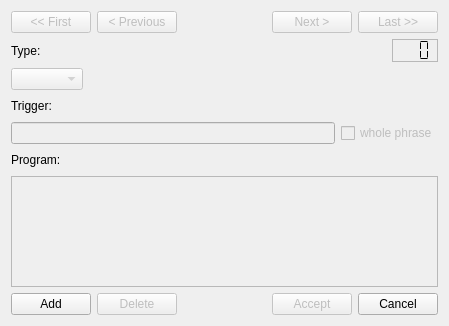
<ui version="4.0"  >
 <class>ProgramsWidget</class>
 <widget class="QWidget" name="ProgramsWidget" >
  <property name="geometry" >
   <rect>
    <x>0</x>
    <y>0</y>
    <width>449</width>
    <height>326</height>
   </rect>
  </property>
  <property name="windowTitle" >
   <string>Programs</string>
  </property>
  <layout class="QVBoxLayout" >
   <item>
    <layout class="QHBoxLayout" >
     <property name="rightMargin" >
      <number>0</number>
     </property>
     <property name="leftMargin" >
      <number>0</number>
     </property>
     <property name="topMargin" >
      <number>0</number>
     </property>
     <property name="bottomMargin" >
      <number>0</number>
     </property>
     <item>
      <widget class="QPushButton" name="firstButton" >
       <property name="enabled" >
        <bool>false</bool>
       </property>
       <property name="focusPolicy" >
        <enum>Qt::StrongFocus</enum>
       </property>
       <property name="text" >
        <string>&lt;&lt; First</string>
       </property>
      </widget>
     </item>
     <item>
      <widget class="QPushButton" name="prevButton" >
       <property name="enabled" >
        <bool>false</bool>
       </property>
       <property name="focusPolicy" >
        <enum>Qt::StrongFocus</enum>
       </property>
       <property name="text" >
        <string>&lt; Previous</string>
       </property>
      </widget>
     </item>
     <item>
      <spacer>
       <property name="orientation" >
        <enum>Qt::Horizontal</enum>
       </property>
       <property name="sizeHint" >
        <size>
         <width>40</width>
         <height>20</height>
        </size>
       </property>
      </spacer>
     </item>
     <item>
      <widget class="QPushButton" name="nextButton" >
       <property name="enabled" >
        <bool>false</bool>
       </property>
       <property name="focusPolicy" >
        <enum>Qt::StrongFocus</enum>
       </property>
       <property name="text" >
        <string>Next ></string>
       </property>
      </widget>
     </item>
     <item>
      <widget class="QPushButton" name="lastButton" >
       <property name="enabled" >
        <bool>false</bool>
       </property>
       <property name="focusPolicy" >
        <enum>Qt::StrongFocus</enum>
       </property>
       <property name="text" >
        <string>Last >></string>
       </property>
      </widget>
     </item>
    </layout>
   </item>
   <item>
    <layout class="QHBoxLayout" >
     <property name="rightMargin" >
      <number>0</number>
     </property>
     <property name="leftMargin" >
      <number>0</number>
     </property>
     <property name="topMargin" >
      <number>0</number>
     </property>
     <property name="bottomMargin" >
      <number>0</number>
     </property>
     <item>
      <widget class="QLabel" name="label" >
       <property name="minimumSize" >
        <size>
         <width>100</width>
         <height>0</height>
        </size>
       </property>
       <property name="maximumSize" >
        <size>
         <width>100</width>
         <height>16777215</height>
        </size>
       </property>
       <property name="text" >
        <string>Type:</string>
       </property>
      </widget>
     </item>
     <item>
      <spacer>
       <property name="orientation" >
        <enum>Qt::Horizontal</enum>
       </property>
       <property name="sizeHint" >
        <size>
         <width>161</width>
         <height>20</height>
        </size>
       </property>
      </spacer>
     </item>
     <item>
      <widget class="QLCDNumber" name="progLcdNumber" >
       <property name="frameShape" >
        <enum>QFrame::StyledPanel</enum>
       </property>
       <property name="frameShadow" >
        <enum>QFrame::Plain</enum>
       </property>
       <property name="numDigits" >
        <number>3</number>
       </property>
       <property name="segmentStyle" >
        <enum>QLCDNumber::Flat</enum>
       </property>
      </widget>
     </item>
    </layout>
   </item>
   <item>
    <layout class="QHBoxLayout" >
     <property name="rightMargin" >
      <number>0</number>
     </property>
     <property name="leftMargin" >
      <number>0</number>
     </property>
     <property name="topMargin" >
      <number>0</number>
     </property>
     <property name="bottomMargin" >
      <number>0</number>
     </property>
     <item>
      <widget class="QComboBox" name="typeComboBox" >
       <property name="enabled" >
        <bool>false</bool>
       </property>
       <property name="focusPolicy" >
        <enum>Qt::WheelFocus</enum>
       </property>
      </widget>
     </item>
     <item>
      <spacer>
       <property name="orientation" >
        <enum>Qt::Horizontal</enum>
       </property>
       <property name="sizeHint" >
        <size>
         <width>211</width>
         <height>20</height>
        </size>
       </property>
      </spacer>
     </item>
    </layout>
   </item>
   <item>
    <layout class="QHBoxLayout" >
     <property name="rightMargin" >
      <number>0</number>
     </property>
     <property name="leftMargin" >
      <number>0</number>
     </property>
     <property name="topMargin" >
      <number>0</number>
     </property>
     <property name="bottomMargin" >
      <number>0</number>
     </property>
     <item>
      <widget class="QLabel" name="label_2" >
       <property name="minimumSize" >
        <size>
         <width>100</width>
         <height>0</height>
        </size>
       </property>
       <property name="maximumSize" >
        <size>
         <width>100</width>
         <height>16777215</height>
        </size>
       </property>
       <property name="text" >
        <string>Trigger:</string>
       </property>
      </widget>
     </item>
     <item>
      <spacer>
       <property name="orientation" >
        <enum>Qt::Horizontal</enum>
       </property>
       <property name="sizeHint" >
        <size>
         <width>40</width>
         <height>20</height>
        </size>
       </property>
      </spacer>
     </item>
    </layout>
   </item>
   <item>
    <layout class="QHBoxLayout" >
     <property name="rightMargin" >
      <number>0</number>
     </property>
     <property name="leftMargin" >
      <number>0</number>
     </property>
     <property name="topMargin" >
      <number>0</number>
     </property>
     <property name="bottomMargin" >
      <number>0</number>
     </property>
     <item>
      <widget class="QLineEdit" name="triggerEdit" >
       <property name="enabled" >
        <bool>false</bool>
       </property>
       <property name="minimumSize" >
        <size>
         <width>300</width>
         <height>0</height>
        </size>
       </property>
       <property name="focusPolicy" >
        <enum>Qt::StrongFocus</enum>
       </property>
      </widget>
     </item>
     <item>
      <widget class="QCheckBox" name="wholePhraseCheckBox" >
       <property name="enabled" >
        <bool>false</bool>
       </property>
       <property name="focusPolicy" >
        <enum>Qt::StrongFocus</enum>
       </property>
       <property name="text" >
        <string>whole phrase</string>
       </property>
      </widget>
     </item>
    </layout>
   </item>
   <item>
    <layout class="QHBoxLayout" >
     <property name="rightMargin" >
      <number>0</number>
     </property>
     <property name="leftMargin" >
      <number>0</number>
     </property>
     <property name="topMargin" >
      <number>0</number>
     </property>
     <property name="bottomMargin" >
      <number>0</number>
     </property>
     <item>
      <widget class="QLabel" name="label_3" >
       <property name="minimumSize" >
        <size>
         <width>100</width>
         <height>0</height>
        </size>
       </property>
       <property name="maximumSize" >
        <size>
         <width>100</width>
         <height>16777215</height>
        </size>
       </property>
       <property name="text" >
        <string>Program:</string>
       </property>
      </widget>
     </item>
     <item>
      <spacer>
       <property name="orientation" >
        <enum>Qt::Horizontal</enum>
       </property>
       <property name="sizeHint" >
        <size>
         <width>40</width>
         <height>20</height>
        </size>
       </property>
      </spacer>
     </item>
    </layout>
   </item>
   <item>
    <widget class="QTextEdit" name="programEdit" >
     <property name="enabled" >
      <bool>false</bool>
     </property>
     <property name="focusPolicy" >
      <enum>Qt::WheelFocus</enum>
     </property>
    </widget>
   </item>
   <item>
    <layout class="QHBoxLayout" >
     <property name="rightMargin" >
      <number>0</number>
     </property>
     <property name="leftMargin" >
      <number>0</number>
     </property>
     <property name="topMargin" >
      <number>0</number>
     </property>
     <property name="bottomMargin" >
      <number>0</number>
     </property>
     <item>
      <widget class="QPushButton" name="addButton" >
       <property name="focusPolicy" >
        <enum>Qt::StrongFocus</enum>
       </property>
       <property name="text" >
        <string>Add</string>
       </property>
      </widget>
     </item>
     <item>
      <widget class="QPushButton" name="deleteButton" >
       <property name="enabled" >
        <bool>false</bool>
       </property>
       <property name="focusPolicy" >
        <enum>Qt::StrongFocus</enum>
       </property>
       <property name="text" >
        <string>Delete</string>
       </property>
      </widget>
     </item>
     <item>
      <spacer>
       <property name="orientation" >
        <enum>Qt::Horizontal</enum>
       </property>
       <property name="sizeHint" >
        <size>
         <width>40</width>
         <height>20</height>
        </size>
       </property>
      </spacer>
     </item>
     <item>
      <widget class="QPushButton" name="acceptButton" >
       <property name="enabled" >
        <bool>false</bool>
       </property>
       <property name="focusPolicy" >
        <enum>Qt::StrongFocus</enum>
       </property>
       <property name="text" >
        <string>Accept</string>
       </property>
      </widget>
     </item>
     <item>
      <widget class="QPushButton" name="cancelButton" >
       <property name="focusPolicy" >
        <enum>Qt::StrongFocus</enum>
       </property>
       <property name="text" >
        <string>Cancel</string>
       </property>
      </widget>
     </item>
    </layout>
   </item>
  </layout>
 </widget>
 <resources/>
 <connections/>
</ui>
